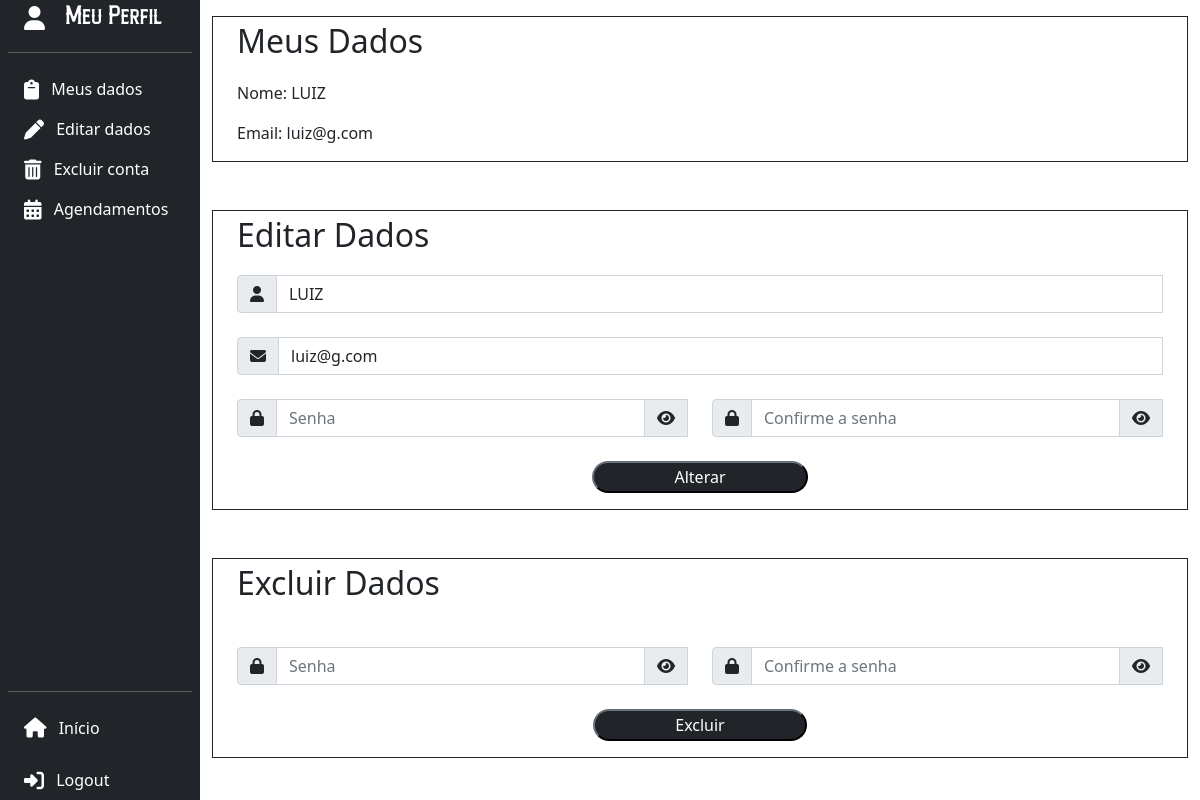
Screenshot of /php/perfilcliente.php (signed in) with the database file from the repository.
### tables this page shows
CREATE TABLE cliente ( 
    id_cliente int NOT NULL AUTO_INCREMENT, 
    nome varchar(100) NOT NULL, 
    email varchar(100) NOT NULL, 
    senha varchar(255) NOT NULL, 
    primary key(id_cliente) 
);

### php/perfilcliente.php (the view, shortened to what this page needs)
<?php
    include "../sql/conectamysqlcdb.php";
    $id = $_SESSION['cliente'];
    $sql1 = "SELECT nome, email, senha FROM cliente WHERE id_cliente ='$id'";
    $rescliente = mysqli_query($mysqli, $sql1);
    $cliente = mysqli_fetch_array($rescliente);
?>
<html>
    <head>
        <link rel="stylesheet" type="text/css" href="../css/style.css">
        <link href="https://cdn.jsdelivr.net/npm/bootstrap@5.0.0/dist/css/bootstrap.min.css" rel="stylesheet" >
    </head>
    <body>
    <div class="container-fluid">
        <div class="row flex-nowrap">
            <div class="col-auto col-md-3 col-xl-2 px-sm-2 px-0 bg-dark">
                <div class="d-flex flex-column text-white min-vh-100 sticky-top">
                    <a href="" class="align-items-center mb-3 mb-md-0 me-md-auto text-white text-decoration-none">
                        <i class="fas fa-user fa-xl ms-3 me-3 d-none d-md-inline-block"></i>
                        <span class="fs-4 fontecdb d-none d-md-inline-block">Meu Perfil</span>
                    </a>
                    <hr class="d-none d-md-inline-block">
                    <ul class="nav nav-pills flex-column mb-auto">
                    <li class="nav-item">
                        <a href="#dados" class="nav-link text-white" aria-current="page">
                            <i class="fa-solid fa-clipboard fa-lg me-2" ></i>
                            <span class="fs-6 d-none d-md-inline-block"> Meus dados</span>
                        </a>
                    </li>
                    <li>
                        <a href="#alterardados" class="nav-link text-white">
                            <i class="fa-solid fa-pen fa-lg me-2" ></i>
                            <span class="fs-6 d-none d-md-inline-block">Editar dados</span>
                        </a>
                    </li>
                    <li>
                        <a href="#excluirdados" class="nav-link text-white">
                            <i class="fa-solid fa-trash-can fa-lg me-2" ></i>
                            <span class="fs-6 d-none d-md-inline-block"> Excluir conta</span>
                        </a>
                    </li>
                    <li>
                        <a href="#" class="nav-link text-white">
                            <i class="fa-solid fa-calendar-days fa-lg me-2" ></i>
                            <span class="fs-6 d-none d-md-inline-block"> Agendamentos</span>
                        </a>
                    </li>
                    </ul>
                    <hr>
                    <a href="mainpage.php" class="nav-link text-white">
                        <i class="fa-solid fa-home fa-lg me-2" ></i>
                        <span class="fs-6 d-none d-md-inline-block">Início</span>
                    </a>
                    <a href="logout.php" class="nav-link text-white">
                        <i class="fa-solid fa-right-to-bracket fa-lg mb-1 me-2 mt-4" ></i>
                        <span class="fs-6 d-none d-md-inline-block">Logout</span>
                    </a>
                    </div>
                </div>
            <div class="col py-3">
                <div class="container border border-dark" id="dados">
                    <p class="fs-2">Meus Dados</p>
                    <?php
                        echo "<p>Nome: ".$cliente["nome"]."</p>";
                        echo "<p>Email: ".$cliente["email"]."</p>";
                    ?>
                </div>
                <div class="container border border-dark mt-5" id="alterardados">
                    <p class="fs-2">Editar Dados</p>
                    <form action="editlog.php" method="POST" class="needs-validation" novalidate>
                        <div class="form-row">
                            <div class="form-group col">
                                <div class="input-group mt-2">
                                    <span class="input-group-text"><i class="fa-solid fa-user"></i></span>
                                    <input type="text" class="form-control" id="nome" name="nome" value="<?php echo$cliente['nome'];?>" required>
                                </div>
                            </div>
                            <div class="form-group col">
                                <div class="input-group mt-4">
                                    <span class="input-group-text"><i class="fas fa-envelope"></i></span>
                                    <input type="email" class="form-control" id="emailalterar" name="emailalterar" value="<?php echo$cliente['email'];?>" required>
                                </div>
                            </div>
                        </div>
                        <div class="row">
                          <div class="col-6">
                            <div class="input-group mt-4">
                                <span class="input-group-text"><i class="fas fa-lock"></i></span>
                                <input type="password" class="form-control" id="senhaalterar" name="senhaalterar" placeholder="Senha" required>
                                <span class="input-group-text" onclick="passwordedit_show_hide();">
                                <i class="fas fa-eye" id="show_eye4"></i>
                                </span>
                            </div>
                          </div>
                          <div class="col-6">
                            <div class="input-group mt-4">
                                <span class="input-group-text"><i class="fas fa-lock"></i></span>
                                <input type="password" class="form-control" id="confirmasenhaalterar" name="confirmasenhaalterar" placeholder="Confirme a senha" required>
                                <span class="input-group-text" onclick="passwordedit2_show_hide();">
                                <i class="fas fa-eye" id="show_eye5"></i>
                                </span>
                            </div>
                          </div>
                        </div>
                        <div class="text-center mt-4">
                            <button type="submit" class="botaoinput btn-dark" >Alterar</button>
                        </div>
                    </form>
                </div>
                <div class="container border border-dark mt-5" id="excluirdados">
                    <p class="fs-2">Excluir Dados</p>
                    <form action="editlog.php" method="POST" class="needs-validation" novalidate>
                            <div class="row">
                            <div class="col-6">
                                <div class="input-group mt-4">
                                    <span class="input-group-text"><i class="fas fa-lock"></i></span>
                                    <input type="password" class="form-control" id="senhaexcluir" name="senhaexcluir" placeholder="Senha" required>
                                    <span class="input-group-text" onclick="passworddelete_show_hide();">
                                    <i class="fas fa-eye" id="show_eye6"></i>
                                    </span>
                                </div>
                            </div>
                            <div class="col-6">
                                <div class="input-group mt-4">
                                    <span class="input-group-text"><i class="fas fa-lock"></i></span>
                                    <input type="password" class="form-control" id="confirmasenhaexcluir" name="confirmasenhaexcluir" placeholder="Confirme a senha" required>
                                    <span class="input-group-text" onclick="passworddelete2_show_hide()">
                                    <i class="fas fa-eye" id="olho1"></i>
                                    </span>
                                </div>
                            </div>
                            </div>
                            <div class="text-center mt-4">
                                <button type="submit" class="botaoinput btn-dark" >Excluir</button>
                            </div>
                        </form>
                    </div>
                </div>
            </div>
        </div>
    </body>
</html>

### css/style.css (style rules this page uses)
.fontecdb { font-family: 'logofont'; }
body { font-size: 100%; }
.botaoinput { border-radius: 70px; padding: 2px 80px; }

### rows the page displays
cliente: nome "LUIZ", email "luiz@g.com", emailalterar "luiz@g.com"
